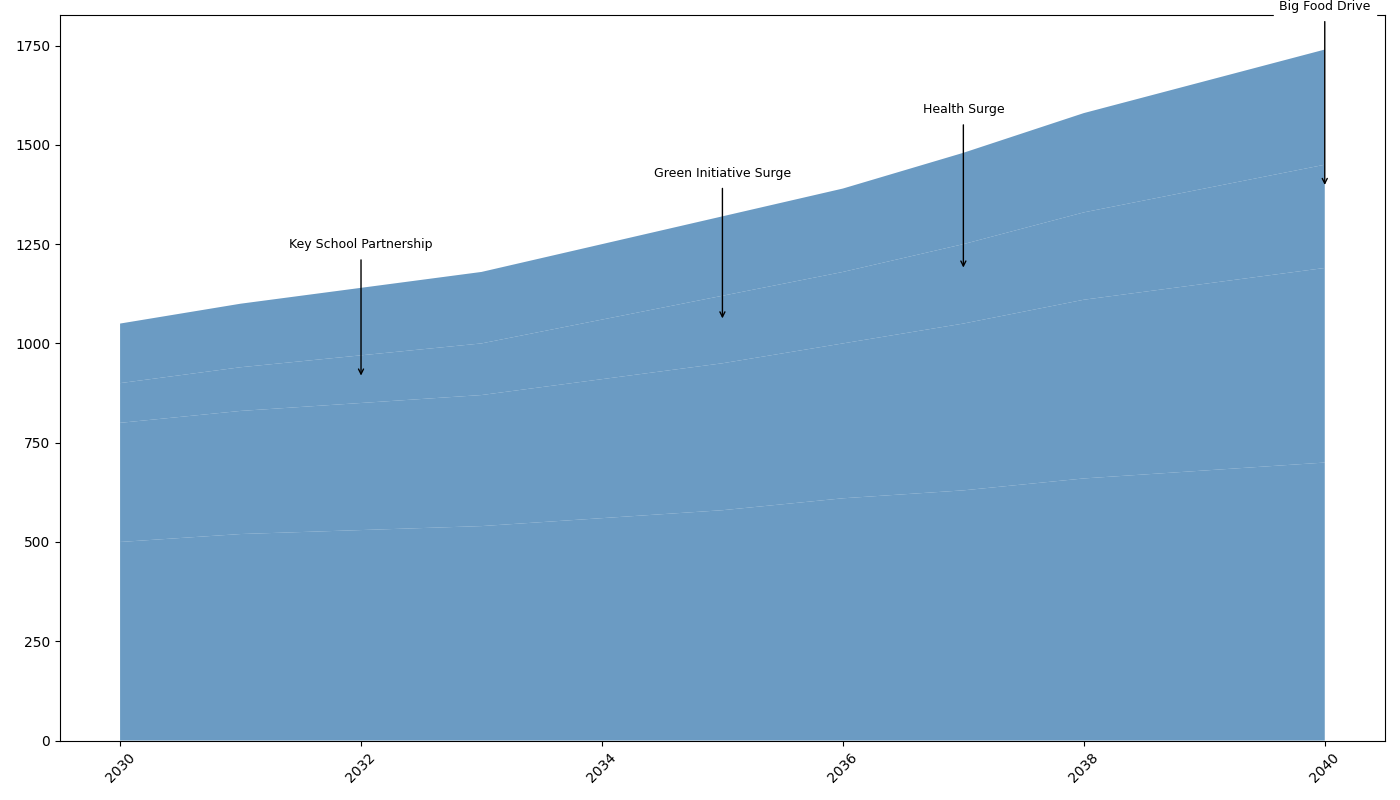

Reproduce this figure in Python.
import matplotlib.pyplot as plt
import numpy as np

years = np.arange(2030, 2041)

school_programs = np.array([500, 520, 530, 540, 560, 580, 610, 630, 660, 680, 700])
environmental_projects = np.array([300, 310, 320, 330, 350, 370, 390, 420, 450, 470, 490])
healthcare_support = np.array([100, 110, 120, 130, 150, 170, 180, 200, 220, 240, 260])
food_drives = np.array([150, 160, 170, 180, 190, 200, 210, 230, 250, 270, 290])

plt.figure(figsize=(14, 8))
# Using a single color for all data groups
plt.stackplot(years, school_programs, environmental_projects, healthcare_support, food_drives,
              colors=['#4682B4'], alpha=0.8)

plt.xticks(rotation=45)
plt.tight_layout()

milestones = {
    2032: 'Key School Partnership',
    2035: 'Green Initiative Surge',
    2037: 'Health Surge',
    2040: 'Big Food Drive'
}

for year, text in milestones.items():
    hour_total = sum([school_programs[year-2030], environmental_projects[year-2030], healthcare_support[year-2030], food_drives[year-2030]])
    plt.annotate(text, xy=(year, hour_total*0.8), xytext=(year, hour_total + 100),
                 arrowprops=dict(facecolor='black', arrowstyle='->'),
                 fontsize=9, ha='center', color='black', backgroundcolor='white')

plt.show()
